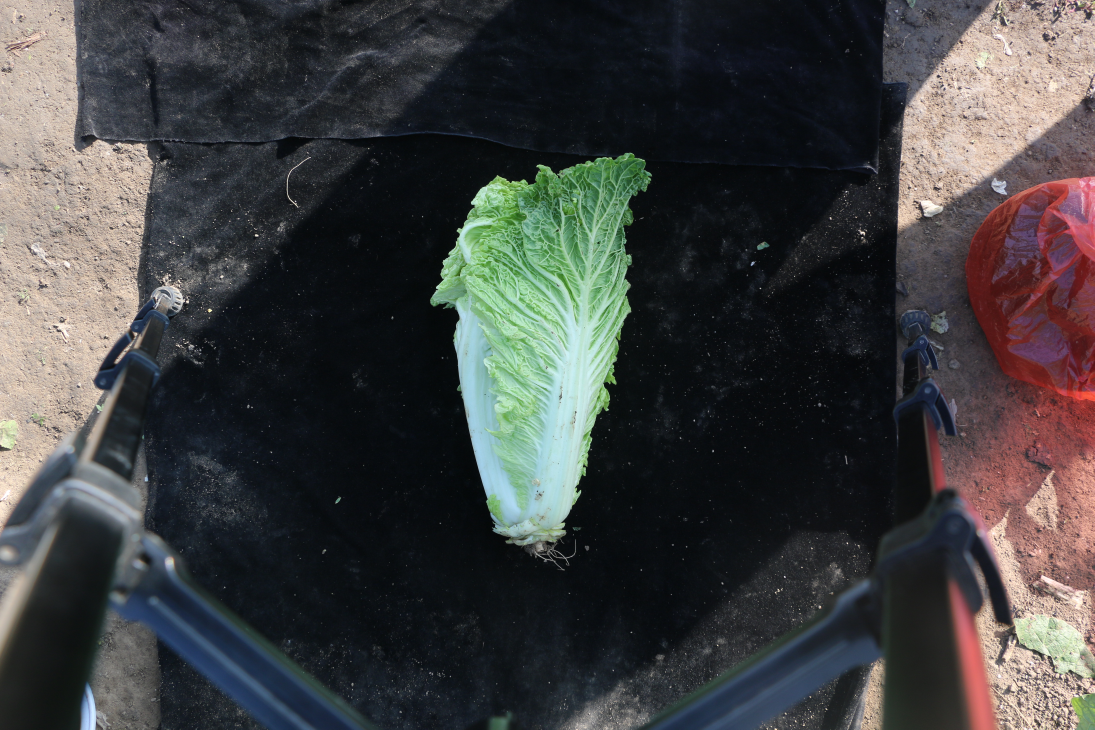
#> input picture test/View1.JPG, 5472 x 3648 px (shown at 1/5 size)
$ python -i mainDirect.py   (imports and definitions only)
#> lines starting #> are read from the running program, lines starting #| are printed output that depends on the picture; after the words box and inside, x2 and y2 are one past the last pixel; in counts of white or black regions, pixels touching at a corner belong together
import tkinter as tk
from tkinter import filedialog, messagebox
from PIL import Image, ImageTk, ImageFilter, ImageEnhance
import cv2
import numpy as np
import os
import csv


green_lower = np.array([30, 40, 20])
green_upper = np.array([90, 255, 255])

white_lower1 = np.array([0, 0, 180])
white_upper1 = np.array([180, 22, 255])
white_lower2 = np.array([90, 0, 190])
white_upper2 = np.array([180, 130, 255])
white_lower3 = np.array([0, 0, 180])
white_upper3 = np.array([27, 130, 255])

def are_numbers_close(a, b, c, threshold=0.1):
    return abs(a - b) <= threshold and abs(b - c) <= threshold and abs(a - c) <= threshold

# [35 lines left out: functions is_smooth_contour, cropBlackCabbage, remove_white_Background, not called in this run]

def find_and_draw_contours(image_path, output_filename):
#> called with image_path = '../test/View1.JPG', output_filename = 'out.png'
    try:
        image = cv2.imread(image_path)
#> image is the input picture: shape (3648, 5472, 3); mean B, G, R 64.1, 64.2, 63.8
        hsv = cv2.cvtColor(image, cv2.COLOR_BGR2HSV)
#> hsv: shape (3648, 5472, 3); mean H, S, V 89.4, 77.6, 74.1
        blurred_image = cv2.GaussianBlur(image, (5, 5), 0)

        mask_green = cv2.inRange(hsv, green_lower, green_upper)
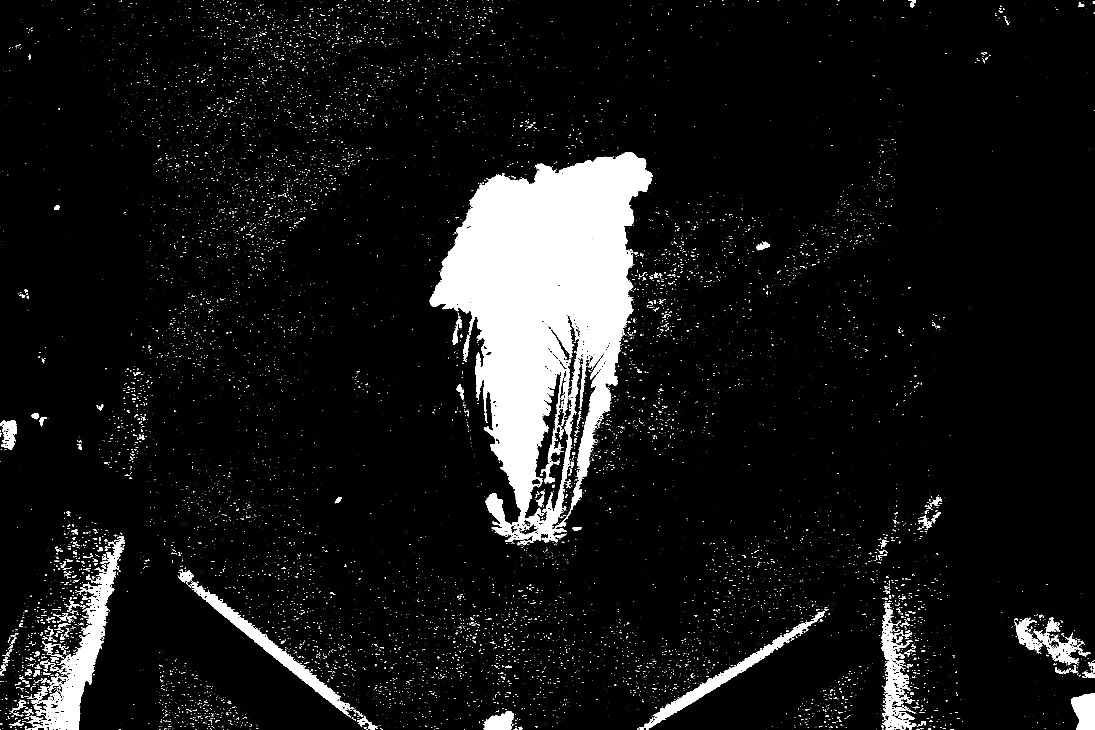
#> mask_green: shape (3648, 5472) (shown at 1/5 size); 7.3% white; 14473 white regions (13297 under 20 px), largest, box (x1, y1, x2, y2) and area: (2149, 762, 3263, 2714) 1056872, (128, 2702, 619, 3648) 82835, (960, 2929, 1766, 3584) 44748

        white_mask1 = cv2.inRange(hsv, white_lower1, white_upper1)
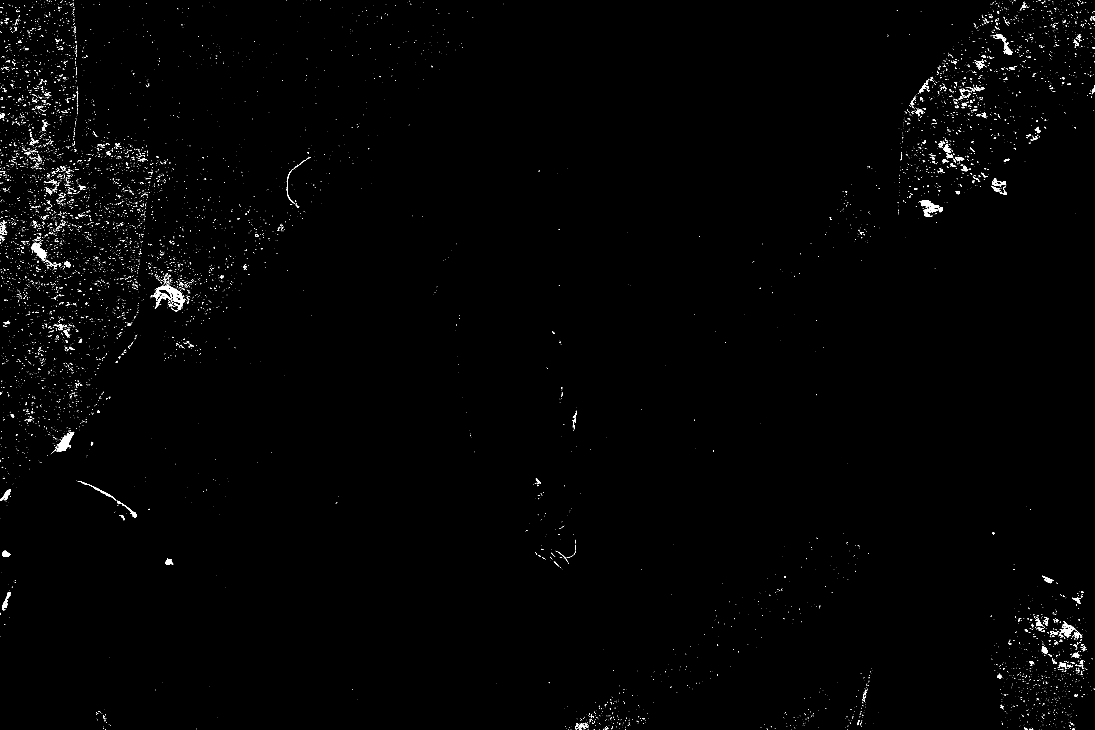
#> white_mask1: shape (3648, 5472) (shown at 1/5 size); 0.5% white; 10340 white regions (9716 under 20 px), largest, box (x1, y1, x2, y2) and area: (779, 1430, 927, 1558) 4728, (284, 2160, 371, 2260) 3625, (4597, 1003, 4696, 1083) 2889
        white_mask2 = cv2.inRange(hsv, white_lower2, white_upper2)
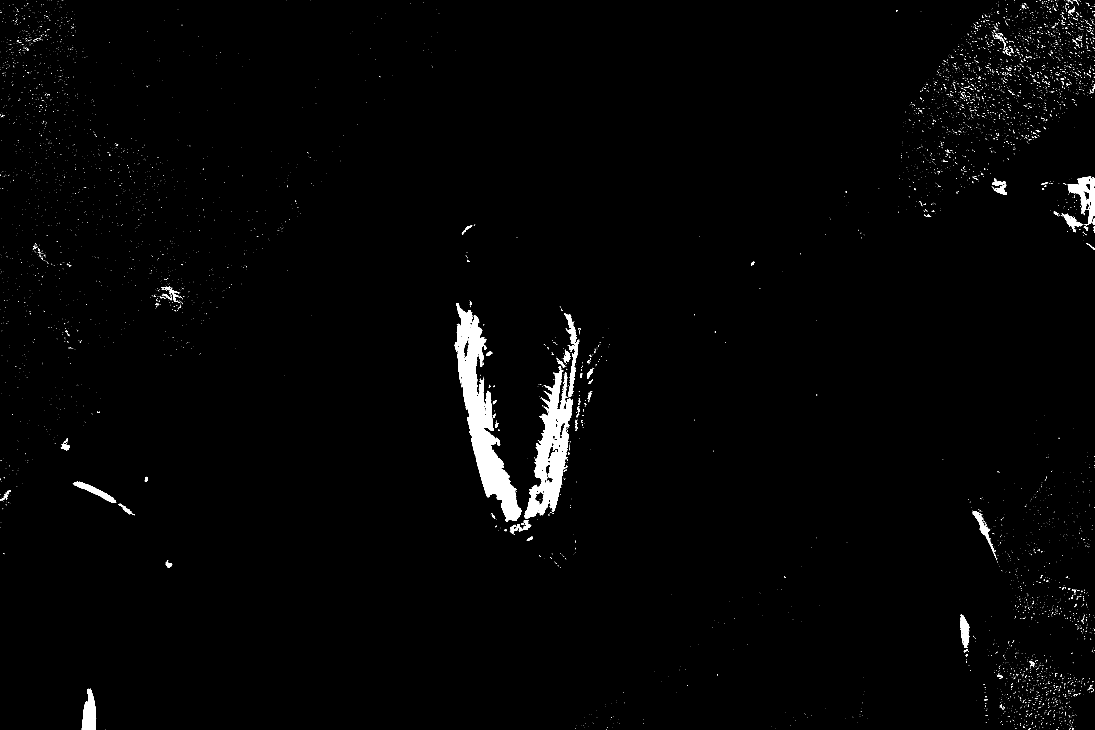
#> white_mask2: shape (3648, 5472) (shown at 1/5 size); 1.3% white; 6710 white regions (6448 under 20 px), largest, box (x1, y1, x2, y2) and area: (2282, 1515, 2607, 2608) 108783, (2620, 1851, 2864, 2594) 69139, (5338, 884, 5472, 1123) 12047
        white_mask3 = cv2.inRange(hsv, white_lower3, white_upper3)
#> white_mask3: shape (3648, 5472); 9.5% white; 4311 white regions (3589 under 20 px), largest, box (x1, y1, x2, y2) and area: (0, 0, 767, 2633) 957302, (4489, 31, 5472, 1142) 505832, (4836, 3019, 5275, 3648) 108561
        white_mask = cv2.bitwise_or(white_mask1, white_mask2)
#> white_mask: shape (3648, 5472); 1.8% white; 13887 white regions (13053 under 20 px), largest, box (x1, y1, x2, y2) and area: (2282, 1515, 2607, 2608) 108790, (2620, 1851, 2864, 2594) 69164, (5338, 884, 5472, 1123) 12047
        white_mask = cv2.bitwise_or(white_mask, white_mask3)
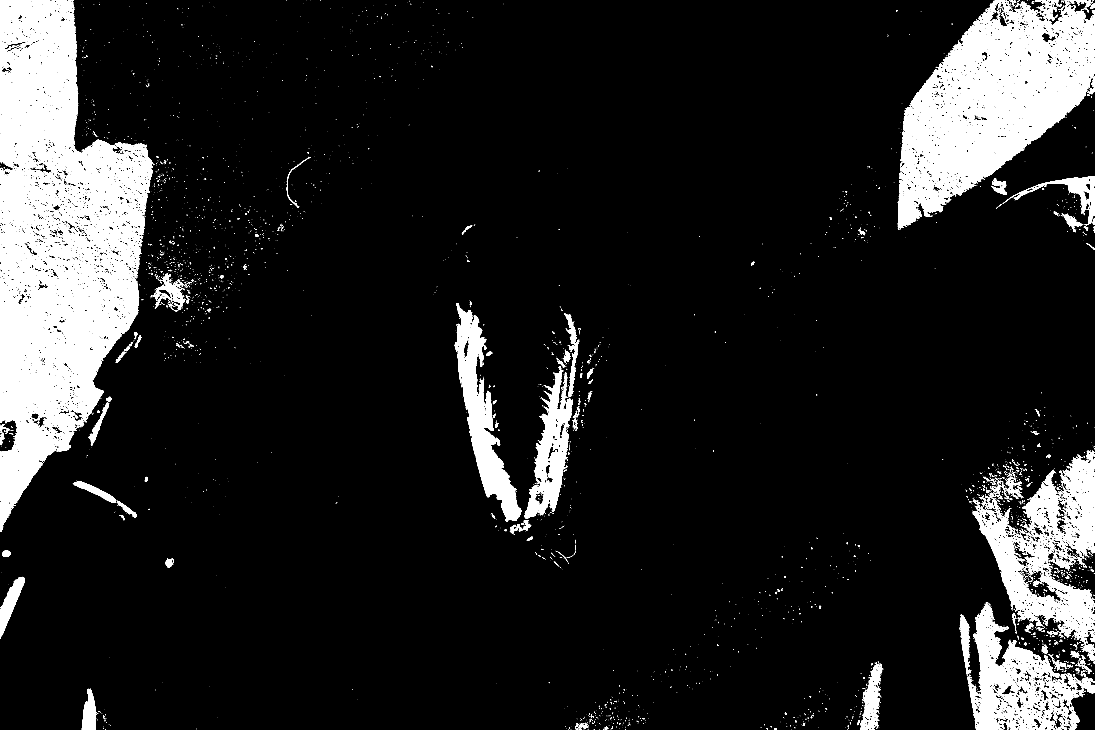
#> white_mask: shape (3648, 5472) (shown at 1/5 size); 11% white; 5912 white regions (5062 under 20 px), largest, box (x1, y1, x2, y2) and area: (0, 0, 767, 2633) 966212, (4489, 0, 5472, 1142) 523082, (4836, 3019, 5275, 3648) 113052

        mask_combined = cv2.bitwise_or(mask_green, white_mask)
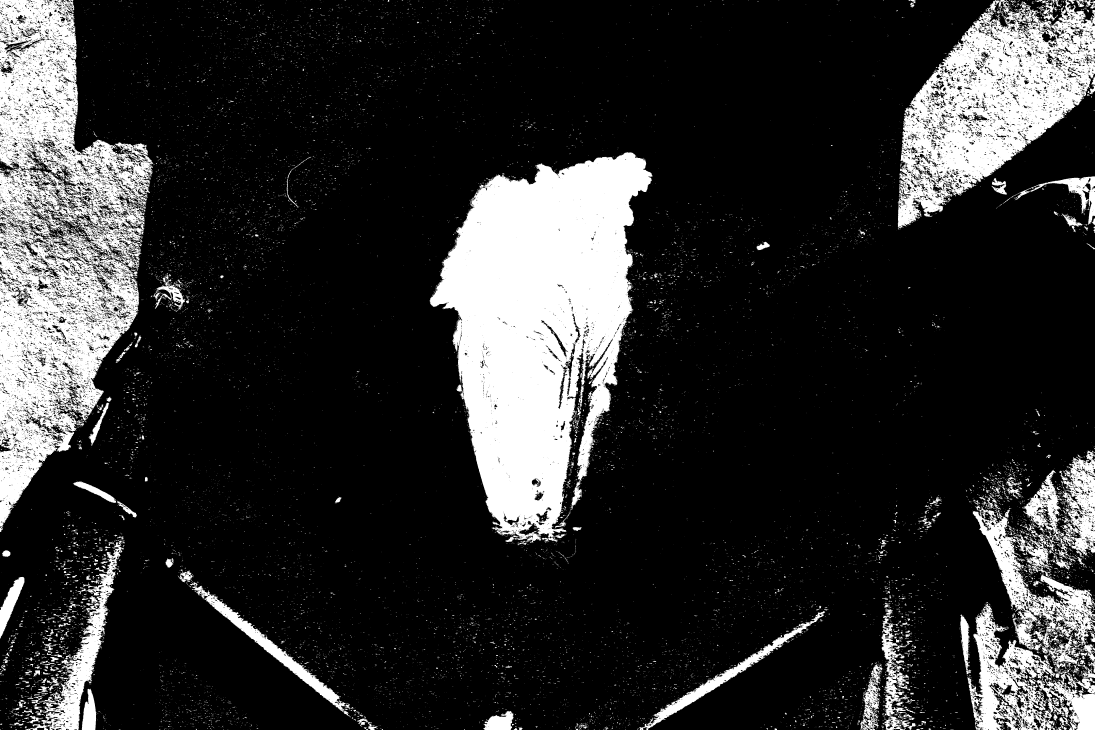
#> mask_combined: shape (3648, 5472) (shown at 1/5 size); 18.2% white; 19376 white regions (17543 under 20 px)
        contours, _ = cv2.findContours(mask_combined, cv2.RETR_EXTERNAL, cv2.CHAIN_APPROX_SIMPLE)
#> contours = 18172 contours, 17234 with area under 20; largest, box (x1, y1, x2, y2) and area: (2149, 762, 3263, 2724) 1281876, (0, 0, 767, 2633) 1227936, (4489, 0, 5472, 1142) 608806, (4836, 3019, 5275, 3648) 132823, (4864, 2531, 5472, 3304) 129586
        if not contours:
            print("No contours found")
            return
        max_area = 0
        max_contour = None
        for contour in contours:
            area = cv2.contourArea(contour)
            if area > max_area:
                max_area = area
                max_contour = contour
#> this loop made 18172 passes
#> (area, max_area) on passes 41, 61, 80, 108, 232, 323, 559, 660, 667, 907, 1739, 2125: (32, 32), (45.5, 45.5), (59.5, 59.5), (125.5, 125.5), (204, 204), (564.5, 564.5), (766.5, 766.5), (850, 850), (4828.5, 4828.5), (9142.5, 9142.5), (9695.5, 9695.5), (30707.5, 30707.5)
#> area on pass 44: 28
#> after the loop, max_area = 1281876; max_contour = contour of 8980 points, box (x1, y1, x2, y2) (2149, 762, 3263, 2724), area 1281876
        contours_white, _ = cv2.findContours(white_mask, cv2.RETR_EXTERNAL, cv2.CHAIN_APPROX_SIMPLE)
#> contours_white = 4840 contours, 4372 with area under 20; largest, box (x1, y1, x2, y2) and area: (0, 0, 767, 2633) 1217713, (4489, 0, 5472, 1142) 608446, (4836, 3019, 5275, 3648) 132618, (4864, 2531, 5472, 3304) 116239, (2282, 1515, 2607, 2608) 109585
        mask = np.zeros_like(image)
        # cv2.drawContours(mask, [max_contour], -1, color=(0, 0, 0), thickness=cv2.FILLED)
        extracted_image = cv2.bitwise_and(image, mask)
#> extracted_image: shape (3648, 5472, 3); every value is 0
        cv2.imwrite(output_filename, extracted_image)
        return output_filename
    except Exception as e:
        print(f"Error finding and drawing contours: {e}")
        return None

# [157 lines left out: functions calculate_color_proportion, getCabbageInCenter, hug23ImportantAspect, calculate_pic_ratio, BallShapeOUT, calculate_perimeter_Curve_radio, not called in this run]


# Define the directories
input_folder = './'
output_folder = './output/Cabbage'
center_output_folder = './output/center'
hug_output_folder = './output/hug'

# Create output directories if they don't exist
# [8 lines not run here, left out]

# 列出当前目录中的所有PNG文件
png_files = [f for f in os.listdir(input_folder) if f.endswith('.JPG')]

# 初始化CSV输出
csv_output_path = './output/outcome.csv'
# [39 lines not run here, left out]

>>> result = find_and_draw_contours('../test/View1.JPG', 'out.png')
